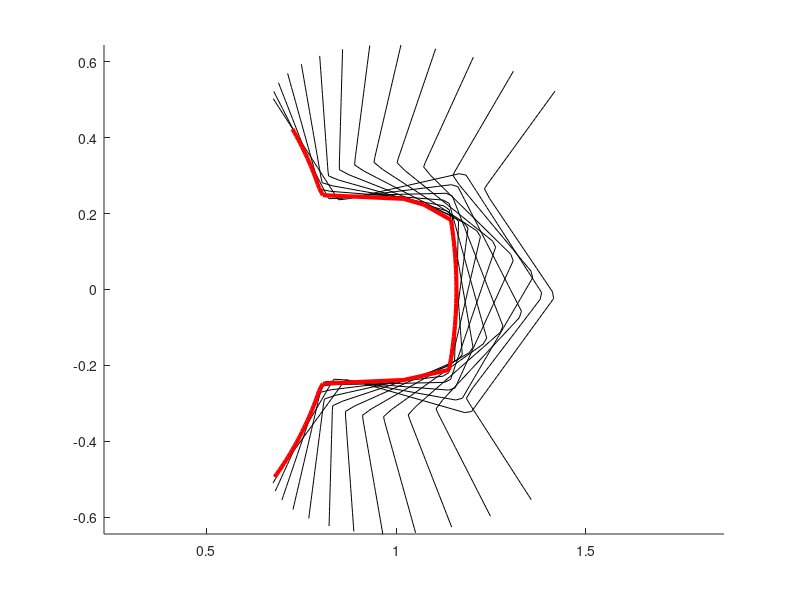

Write the MATLAB code that produced this figure.
R = 1;
ro = 1.2;
ri = 0.8;
alp = 20*pi/180;
n = 5;
rc = 0.01;

tf = @(x) (0.25-x)/tan(alp);

cf = @(x,y,t,s) s*sqrt(rc^2-(t-x).^2) + y;

tup=(ro-R)*n/(2*pi*R);
tdown=(ri-R)*n/(2*pi*R);
x1 = 0.25-(tup-rc)*tan(alp)-rc/cos(alp);
x2 = x1+rc*cos(alp);
x4 = 0.25-(tdown+rc)*tan(alp)+rc/cos(alp);
x3 = x4-rc*cos(alp);

ftooth = @(t) ...
      (t<x1) * tup + ...
      (x1<=t & t<x2) * cf(x1,tup-rc,t,1) + ...
      (x2<=t & t<x3) * tf(t) + ...
      (x3<=t & t<x4) * cf(x4,tdown+rc,t,-1) + ...
      (x4<=t) * tdown;

Rot = @(alp) [
    [cos(alp),-sin(alp), 0];
    [sin(alp), cos(alp), 0];
    [       0,        0, 1];
  ];



global df_dn
df_dn = @(f, n, u, v, d=10^(-6)) ...
      ( f(u + d*(n==1)/2,v + d*(n==2)/2) - f(u - d*(n==1)/2,v - d*(n==2)/2) ) / d;

rack = @(t) [ftooth(abs(t)); t; 0];

global y F;
y = @(u,v) Rot(u)*(rack(v)+[R; -R*u; 0]);
y1 = @(u,v) Rot(u)*(rack(v)+[R+0.01; -R*u; 0]);

F = @(u, v) cross(df_dn(y, 1, u, v), df_dn(y, 2, u, v))(3);
F1 = @(u, v) cross(df_dn(y1, 1, u, v), df_dn(y1, 2, u, v))(3);

function sol = Newton_Raphson(f, init=[rand()-0.5;rand()-0.5], iters = 10)

  global df_dn;
  n = 2;
  m = 2;
  sol = init;
  for i=1:iters
    J = zeros(n,m);
    for k=1:m
      J(:,k) = df_dn(f,k,sol(1), sol(2));
    endfor
    sol = sol - J^(-1)*f(sol(1),sol(2));
    if abs(sol) > 2
      sol = Newton_Raphson(f);
      return
    endif
    if abs(f(sol(1),sol(2))) < 10^(-5)
      return
    endif
  endfor
end

function sols = NR_all_sols(f, u, v)
  m = size(u,2);
  n = size(v,2);
  
  [U,V] = meshgrid(u,v);
  inits = [reshape(U,1,m,n);reshape(V,1,m,n)];
  sols = zeros(2,5);
  l=0;
  for i=1:m
    for j=1:n
      sol = Newton_Raphson(f, inits(:,i,j));
      in_list = 0;
      for k=1:l
        if abs(sols(:,k) - sol) < 0.1 in_list = 1; break endif
      endfor
      if in_list break endif
      l++;
      sols(:,l) = sol;
    endfor
  endfor
  sols = resize(sols,2,l);
endfunction


u_res = 100;
v_res = 100;

global su sv;
su = linspace(-pi/n, pi/n, u_res);
sv = linspace(-pi/n, pi/n, v_res);

hu=0;
hv=0;

axis equal;
hold on;
warning("off","all");

for u = su(1):0.1:su(end)
  f = @(v) y(u, v);
  r = cat(2,arrayfun(f, sv, "UniformOutput", false){:,:});
  plot3(r(1,:),r(2,:),r(3,:), "k");
end

U = zeros(size(sv));
Ux = zeros(size(sv));
U1 = zeros(size(sv));

l=1;
for i = 1:size(sv,2)
  solu = fsolve(@(u) F(u,sv(i)), u);
  point = y(solu,sv(i));

  sol2 = Newton_Raphson(@(u,v) (y(u,v)-point)(1:2));
  
  sols = NR_all_sols(@(u,v) (y(u,v)-point)(1:2), -1:0.5:1, -1:0.5:1);
  
  
  if size(sols,2) == 1
    U(:,l) = solu;
    Ux(:,l) = sv(i);
    l++;
  endif
end
U=resize(U,1,l-1);
Ux=resize(Ux,1,l-1);
r = cat(2,arrayfun(y, U, Ux, "UniformOutput", false){:,:});
plot6 = plot3(r(1,:),r(2,:),r(3,:), "r", "LineWidth", 3, "marker", "none");

%r1 = cat(2,arrayfun(y1, U1, sv, "UniformOutput", false){:,:});
%plot6 = plot3(r1(1,:),r1(2,:),r1(3,:), "b", "LineWidth", 1, "marker", "none");

%{
rh = cat(2,arrayfun(@(v) y(0,v), sv, "UniformOutput", false){:,:});
global plot1 plot2 plot4 plot5 plot6
plot2 = plot3(rh(1,:),rh(2,:),rh(3,:), "r", "LineWidth", 3);

ph = y(0, 0);
plot1 = plot3(ph(1,:),ph(2,:),ph(3,:), "o", "LineWidth", 5);

du = ph + df_dn(y, 1, 0, 0);
dv = ph + df_dn(y, 2, 0, 0);

plot4 = plot3([ph(1),du(1)],[ph(2),du(2)],[ph(3),du(3)], "b", "LineWidth", 3);
plot5 = plot3([ph(1),dv(1)],[ph(2),dv(2)],[ph(3),dv(3)], "g", "LineWidth", 3);
%}
hold off;



